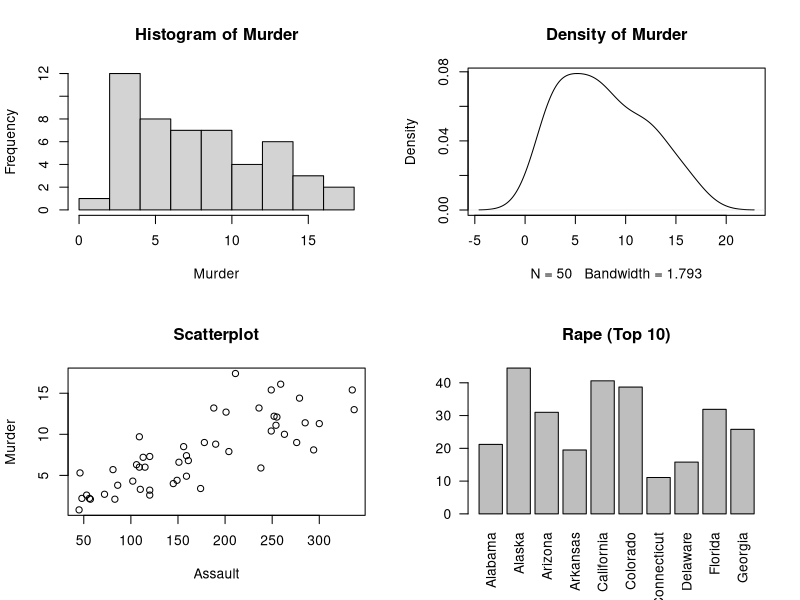

Generate this figure with R:
data("USArrests")

print("Summary:")
print(summary(USArrests))

state_max_rape <- rownames(USArrests)[which.max(USArrests$Rape)]
print(paste("State with largest Rape arrests:", state_max_rape))

state_max_murder <- rownames(USArrests)[which.max(USArrests$Murder)]
state_min_murder <- rownames(USArrests)[which.min(USArrests$Murder)]
print(paste("Max murder rate:", state_max_murder))
print(paste("Min murder rate:", state_min_murder))

print("Correlation Matrix:")
print(cor(USArrests))

median_assault <- median(USArrests$Assault)
q25_murder <- quantile(USArrests$Murder, 0.25)
filtered_states <- rownames(USArrests)[USArrests$Assault > median_assault & USArrests$Murder < q25_murder]
print("States above median assault and bottom 25% murder:")
print(filtered_states)

par(mfrow = c(2, 2))
hist(USArrests$Murder, main = "Histogram of Murder", xlab = "Murder")
plot(density(USArrests$Murder), main = "Density of Murder")
plot(USArrests$Assault, USArrests$Murder, xlab = "Assault", ylab = "Murder", main = "Scatterplot")
barplot(USArrests$Rape[1:10], names.arg = rownames(USArrests)[1:10], las = 2, main = "Rape (Top 10)")
par(mfrow = c(1, 1))
